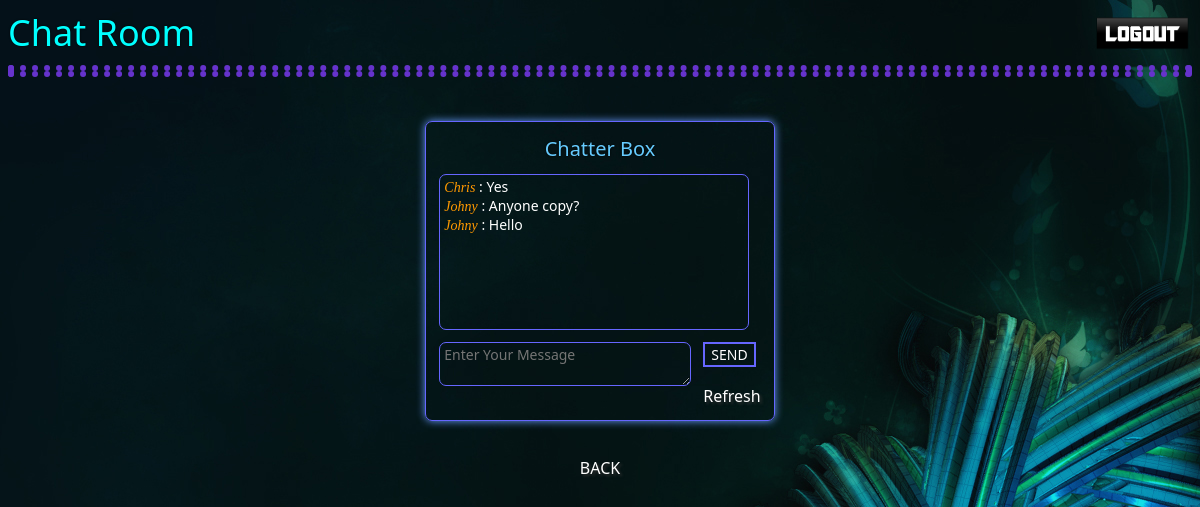
The app's page /Chat/box.php (signed in) with its own data.
### tables this page shows
CREATE TABLE IF NOT EXISTS `box` (
  `id` int(255) NOT NULL AUTO_INCREMENT,
  `sender` varchar(255) NOT NULL,
  `msg` varchar(255) NOT NULL,
  `date` varchar(255) NOT NULL,
  PRIMARY KEY (`id`)
);

### Chat/box.php (the view, shortened to what this page needs)
<?php
include("configuration.php");
$fetch=mysqli_query($al,"SELECT * FROM box ORDER BY id DESC");
?>
<!DOCTYPE html PUBLIC "-//W3C//DTD XHTML 1.0 Transitional//EN" "http://www.w3.org/TR/xhtml1/DTD/xhtml1-transitional.dtd">
<html xmlns="http://www.w3.org/1999/xhtml">
<head>
<link href="scripts/styleSheet.css" rel="stylesheet" type="text/css" />
</head>
<body>
<span class="heading">Chat Room</span><span style="float:right"><a href="logout.php">
<img src="images/logout.png" height="50" width="100"  /></a></span>
<hr style="border:6px dotted #63C;"/><br />
<br />
<div align="center">
<form method="post" action="">
<table class="table" cellpadding="4" cellspacing="4">
<tr><td align="center" class="tableHead" colspan="2">Chatter Box</td></tr>
<tr><td colspan="2"><div class="fields" style="overflow:scroll;height:150px;word-wrap:normal;width:300px;">
<?php while($f=mysqli_fetch_array($fetch))
{
	?>
<span class="nick"><?php echo $f['sender'];?></span> : <span class="msg"><?php echo $f['msg'];?></span><br /><?php } ?>
</div></td></tr>
<tr><td><textarea name="msg" class="fields" rows="2" cols="28" placeholder="Enter Your Message" required="required" >
</textarea></td>
<td><input type="submit" value="SEND" class="commandButton" /><br />
<br />
<a href="box.php">Refresh</a></td></tr>
</table>
</form><br />
<br />
<a href="home.php">BACK</a>
</div>
</body>
</html>

### Chat/scripts/styleSheet.css (style rules this page uses)
body { background-image:url(../images/bg.jpg); background-repeat:repeat; }
.heading { font-family:"Segoe UI"; font-size:36px; color:#0FF; text-shadow:0px 0px 2px #000000; }
.table { border:1px solid #66F; border-radius:7px; background-color:transparent; box-shadow:0px 0px 8px #6699FF; padding:5px 5px; }
.tableHead { font-family:"Segoe UI"; color:#6CF; font-size:20px; text-shadow:0px 0px 2px #000000; }
.fields { font-family:"Segoe UI"; color:#FFF; font-size:14px; border:1px solid #66F; border-radius:7px; background-color:transparent; padding:2px 4px; }
.commandButton { border:2px solid #66F; font-family:"Segoe UI"; font-size:14px; color:#FFF; background-color:transparent; }
a:link { font-family:"Segoe UI";color:#FFF;text-decoration:none;font-size:16px;text-shadow:2px 2px 3px #333333; }
.nick { font-family:"Times New Roman"; font-size:14px; font-style:italic; color:#F90; }
.msg { font-family:"Segoe UI"; font-size:14px; color:#FFF; }
td { vertical-align:top; }

### records on screen
box: sender "Chris", msg "Yes"
box: sender "Johny", msg "Anyone copy?"
box: sender "Johny", msg "Hello"
